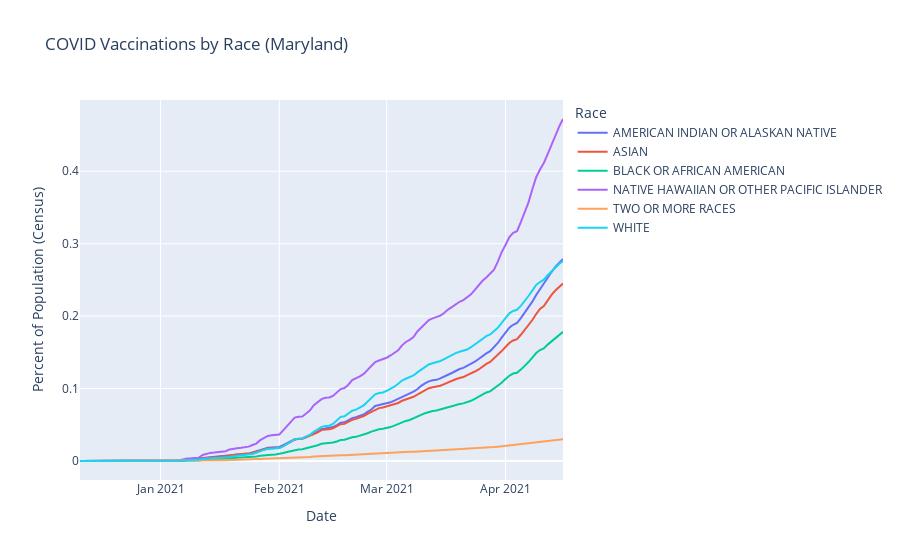

Notebook code cell kept with this figure:
### Code cell
from plotly import express as px

layout = {}
fig = px.line(vaccs_pops, labels={'date': 'Date', 'race': 'Race', 'value': 'Percent of Population (Census)'},
    title='COVID Vaccinations by Race (Maryland)')
fig
